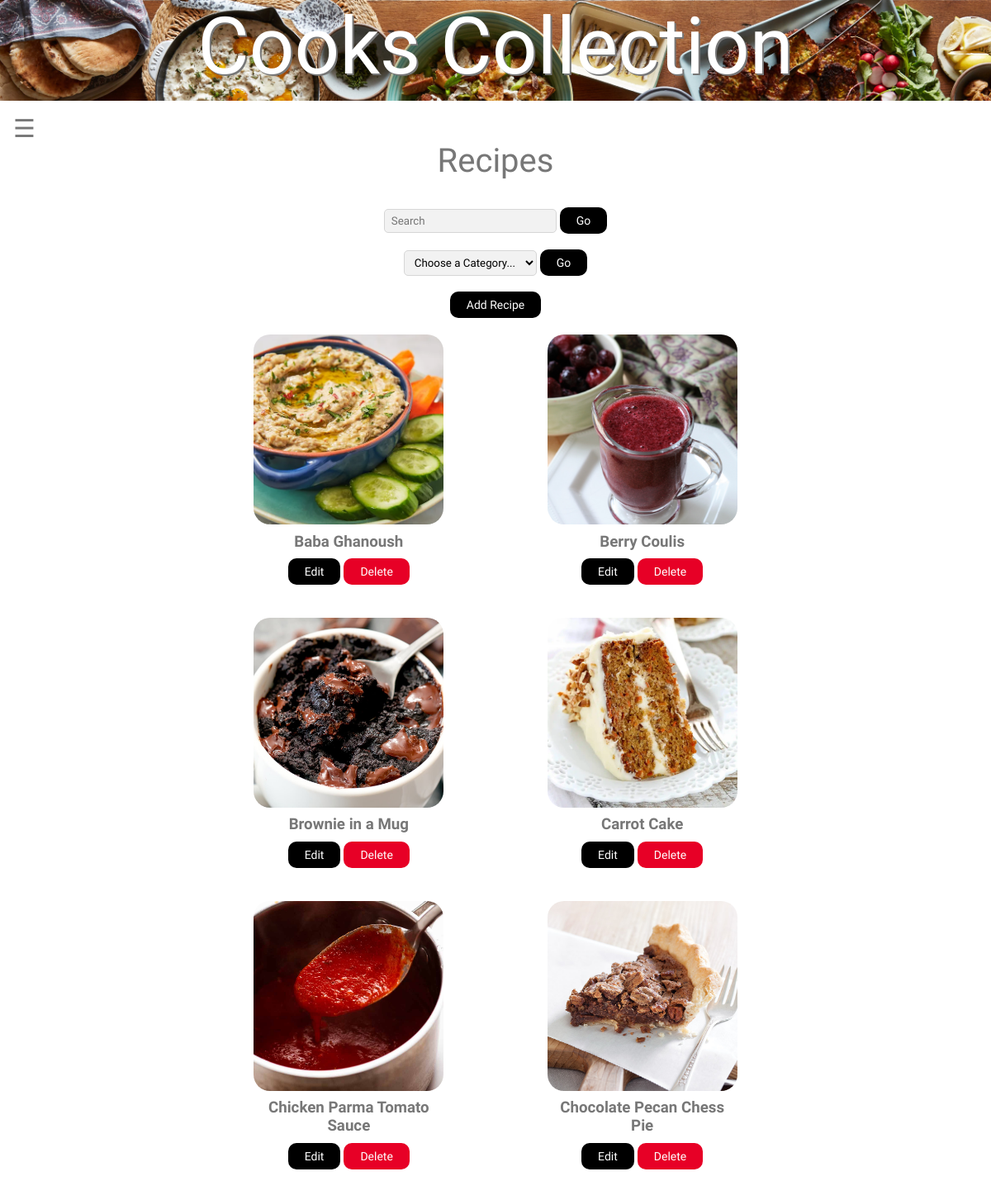
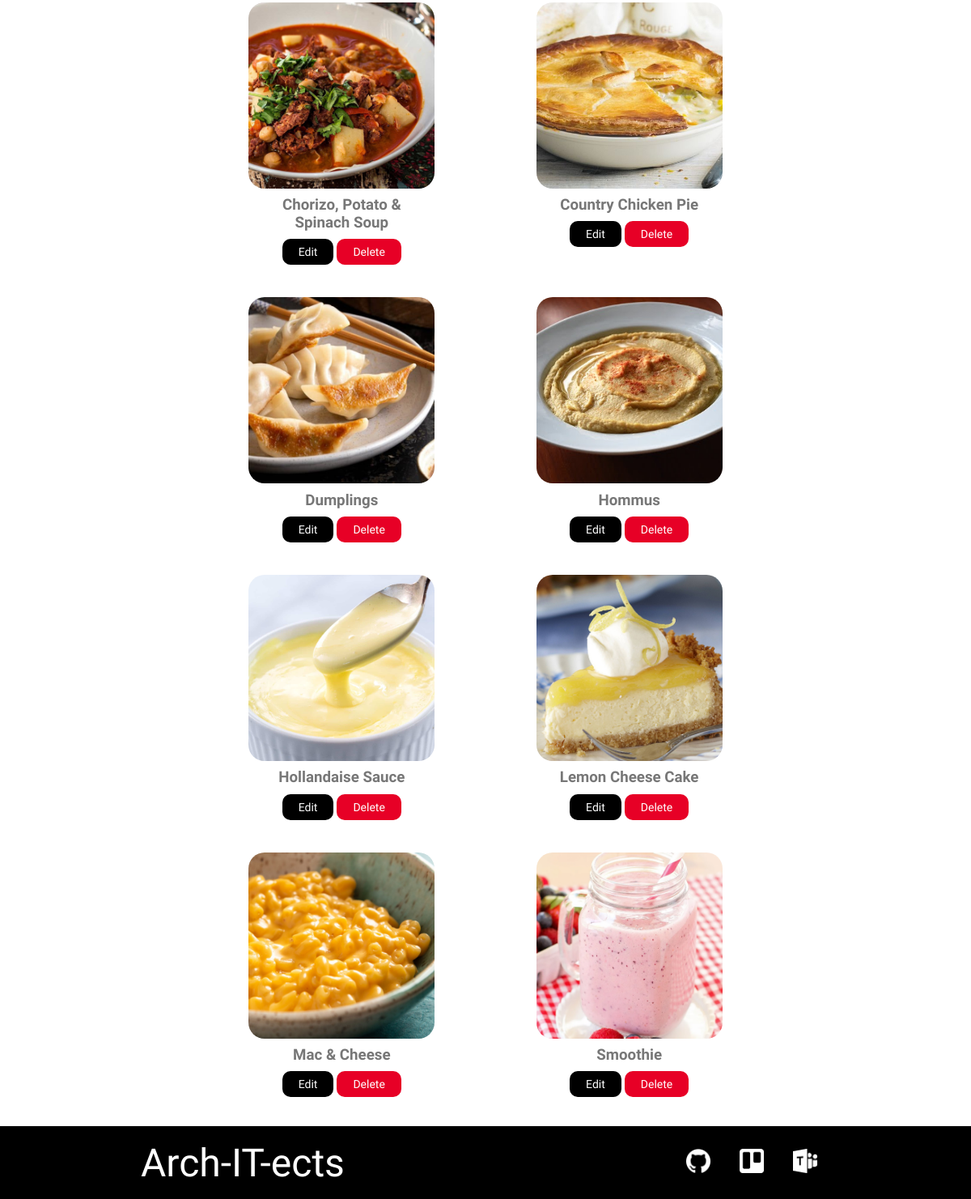
The page / on the database its author committed (2 pictures, top to bottom).
### tables this page shows
CREATE TABLE IF NOT EXISTS `recipes` (
  `id` int(11) NOT NULL AUTO_INCREMENT,
  `category` varchar(80) NOT NULL,
  `name` varchar(80) NOT NULL,
  `description` longtext NOT NULL,
  `time` int(11) NOT NULL,
  `diff` int(11) NOT NULL,
  `ingredients` longtext,
  `instructions` longtext,
  `image` longtext NOT NULL,
  PRIMARY KEY (`id`)
);

### index.php (the view, shortened to what this page needs)
<!DOCTYPE html>
<html>
<head>
    <link rel="stylesheet" href="CSS/styles.css">
</head>
<body>
    <header class="main-header">
        <h1 class="team-name team-name-large">Cooks Collection</h1>
    </header>
    <div id="main">
        <span class="sticky" style="font-size:30px;cursor:pointer" onclick="openNav()">&#9776;</span>
        <h2 class="section-header">Recipes</h2>
        <section class="content-section">
            <div class="center">
                <form name="frmSearch" method="get" action="./search_result.php">
                    <input type="text" name="q" placeholder="Search" />
                    <input type="submit" value="Go" />
                </form>
                <br>
            </div>
            <div class="center">
                <select id="category-select">
                    <option selected style="display: none;" value="">Choose a Category...</option>
                </select>
                <button id="go" onclick="gotosite()">Go</button>
            </div>
            <br>
            <form class="center" method="POST" action="add_recipe.php">
                <input type="submit" value="Add Recipe">
            </form>
            <div class="recipes">
                <?php
                include('./PHP/connection.php');
                $sql = "Select * from `recipes`";
                $result = mysqli_query($con, $sql);
                while ($row = mysqli_fetch_array($result)) {
                    $id = $row['id'];
                    $name = $row['name'];
                    $image = $row['image'];
                    echo '<div class="recipe">
                            <a href="view_recipe.php?id=' . $id . '">
                            <div style="background-image: url(images/recipe_images/' . $image . ');"></div>
                            <h3>' . $name . '</h3>
                          </a>
                          <span class="modify-buttons">
                          <form method="POST" action="edit.php?id=' . $id . '">
                                    <input type="submit" value="Edit">
                                </form>
                          <button  onclick="document.getElementById(\'del-' . $id . '\').style.display=\'block\'">Delete</button>
                          </span>
                          </div>
                          <div id="del-' . $id . '" class="confirm">
                            <span onclick="document.getElementById(\'del-' . $id . '\').style.display=\'none\'" class="close" title="Close">×</span>
                            <div class="confirm-content">
                              <div class="confirm-container">
                                <h1>Delete Recipe?</h1>
                                <p>Are you sure you want to delete this recipe?</p>
                                <span class="modify-buttons">
                                <form method="POST" action="PHP/delete.php?id=' . $id . '">
                                    <input type="submit" value="Confirm">
                                </form>
                                <button type="button" onclick="document.getElementById(\'del-' . $id . '\').style.display=\'none\'">Cancel</button>
                                </span>
                              </div>
                            </div>
                          </div>
                          ';
                }
                ?>
            </div>
        </section>
    </div>
    <div class="clear"></div>
    <footer class="main-footer">
        <div class="container main-footer-container">
            <h3 class="team-name">Arch-IT-ects</h3>
            <ul class="nav footer-nav">
                <li><a href="https://github.com/S3913624/COSC2635-Project" target="blank"><img src="Images/Github_Logo.png"></a></li>
                <li><a href="https://trello.com/b/GCaH8adM/oua-sp1-2022-the-arch-it-ects" target="blank"><img src="Images/Trello_Logo.png"></a></li>
                <li><a href="https://teams.microsoft.com/l/team/19%3avBpYPZcjTf3SApKH2JYja066DpDA_lI-27kDuzStrEI1%40thread.tacv2/conversations?groupId=a51a27be-9bbc-4199-a5fe-942d6e4c7973&tenantId=d1323671-cdbe-4417-b4d4-bdb24b51316b" target="blank"><img src="Images/MSTeams_Logo.png"></a></li>
            </ul>
        </div>
    </footer>
</body>
</html>

### CSS/styles.css (style rules this page uses)
* { box-sizing: border-box; font-family: Raleway; color: #777; }
html, body { margin: 0; padding: 0; min-width: 450px; }
header { position: sticky; top: 0; }
h1 { text-align: center; }
h3 { margin: 0.5em; text-align: center; }
a { text-decoration: none; }
.center { display: block; margin: auto; text-align: center; }
.sticky { position: fixed; top: 1; }
.main-header { background-image: url("Images/Header_Background.jpg"); background-blend-mode: multiply; background-size: cover; padding-bottom: 10px; left: 0; right: 0; }
.team-name { text-align: center; max-width: 1046px; margin: auto; font-size: 3em; font-family: "Raleway"; font-weight: normal; color: white; transition: 0.5s; }
.team-name-large { font-size: 6em; text-shadow: 2px 2px #777; }
#main { transition: margin-left 0.5s; padding: 16px; min-width: 350px; }
.content-section { text-align: justify; width: 90%; margin: auto; }
.container { max-width: 900px; margin: 0 auto; padding: 0 1.5em; }
.section-header { font-family: "Raleway"; font-weight: normal; color: #777; text-align: center; font-size: 2.5em; }
.nav li { display: inline; }
.nav a { display: inline-block; padding: 0.5em; color: white; text-decoration: none; }
.main-footer { background-color: black; color: white; padding: 0.25em; position: fixed; width: 100%; bottom: 0; z-index: 1; }
.main-footer-container { display: flex; align-items: center; }
.main-footer-container ul { flex-grow: 1; text-align: end; }
.footer-nav li { padding: 0 0.5em; }
.footer-nav img { width: 30px; height: 30px; }
.clear { clear: both; height: 90px; }
.recipes { width: 60%; display: grid; justify-items: center; column-gap: 5rem; grid-template-columns: repeat(auto-fit, minmax(10rem, 1fr)); margin: auto; }
.recipes .recipe { width: 230px; margin: 20px 10px; }
.recipes .recipe div { border-radius: 20px; width: 100%; height: 230px; background-color: rgb(122, 122, 122); background-position: center; background-repeat: no-repeat; background-size: cover; }
.modify-buttons { display: block; margin: auto; text-align: center; }
.modify-buttons form { display: inline; margin: auto; text-align: center; }
#category-select { display: inline; }
#go { display: inline-block; }
input[type="submit" i] { background: #000; color: #fff; font-size: 14px; padding: 8px 20px; border-radius: 10px; border: none; cursor: pointer; }
.modify-buttons button { background: #e70026; color: #fff; font-size: 14px; padding: 8px 20px; border-radius: 10px; border: none; cursor: pointer; }
input[type="text" i] { padding: 6px 8px; background: #f2f2f2; color: #000; border-radius: 5px; border: 1px solid #d6d6d6; }
#category-select { padding: 6px 8px; background: #f2f2f2; color: #000; border-radius: 5px; border: 1px solid #d6d6d6; }
select { padding: 6px 8px; background: #f2f2f2; color: #000; border-radius: 5px; border: 1px solid #d6d6d6; }
#go { background: #000; color: #fff; font-size: 14px; padding: 8px 20px; border-radius: 10px; border: none; cursor: pointer; }

### rows shown on the page
recipes: image (picture), name "Baba Ghanoush"
recipes: image (picture), name "Berry Coulis"
recipes: image (picture), name "Brownie in a Mug"
recipes: image (picture), name "Carrot Cake"
recipes: image (picture), name "Chicken Parma Tomato Sauce"
recipes: image (picture), name "Chocolate Pecan Chess Pie"
recipes: image (picture), name "Chorizo, Potato & Spinach Soup"
recipes: image (picture), name "Country Chicken Pie"
recipes: image (picture), name "Dumplings"
recipes: image (picture), name "Hommus"
recipes: image (picture), name "Hollandaise Sauce"
recipes: image (picture), name "Lemon Cheese Cake"
recipes: image (picture), name "Mac & Cheese"
recipes: image (picture), name "Smoothie"
